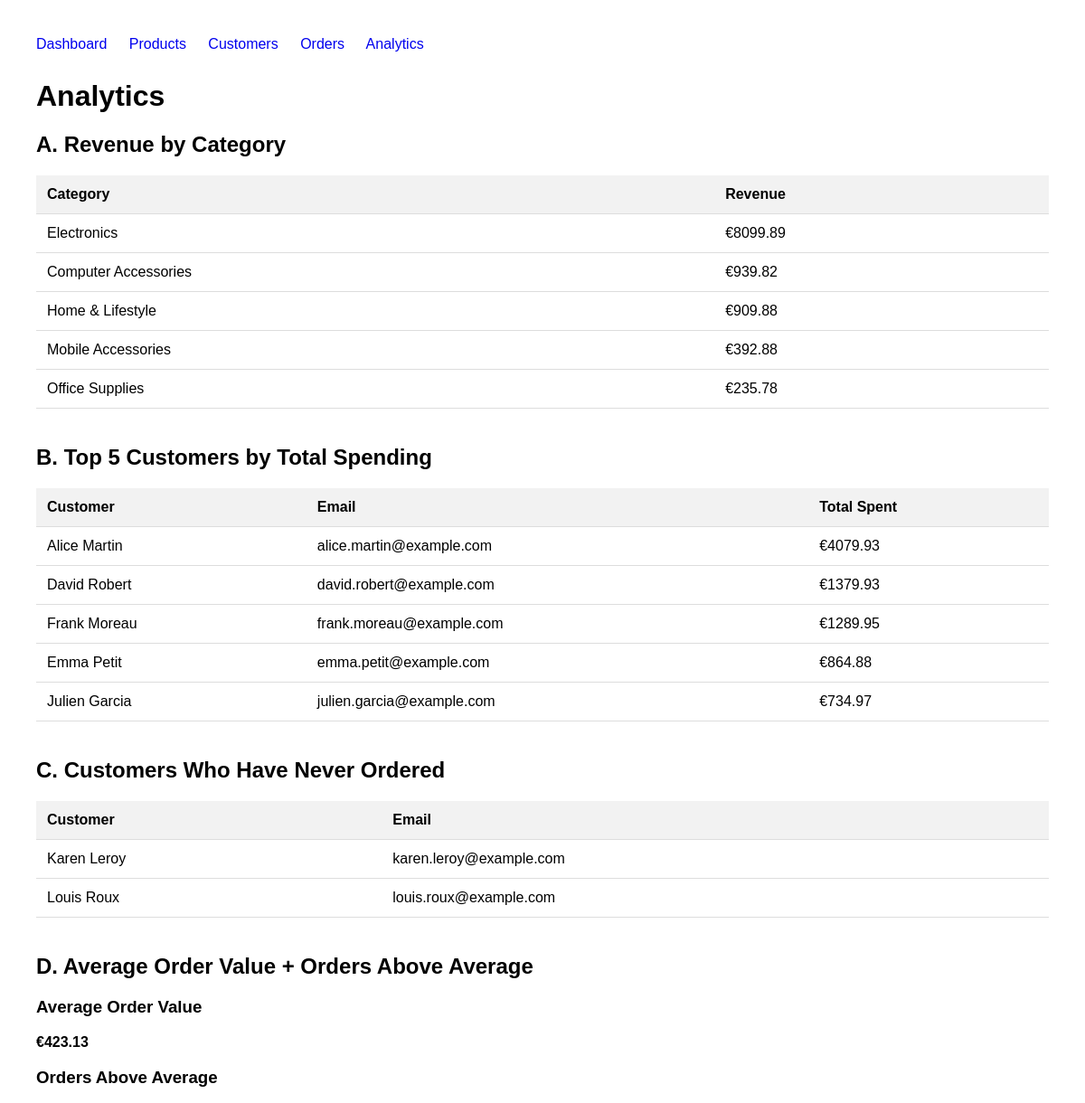
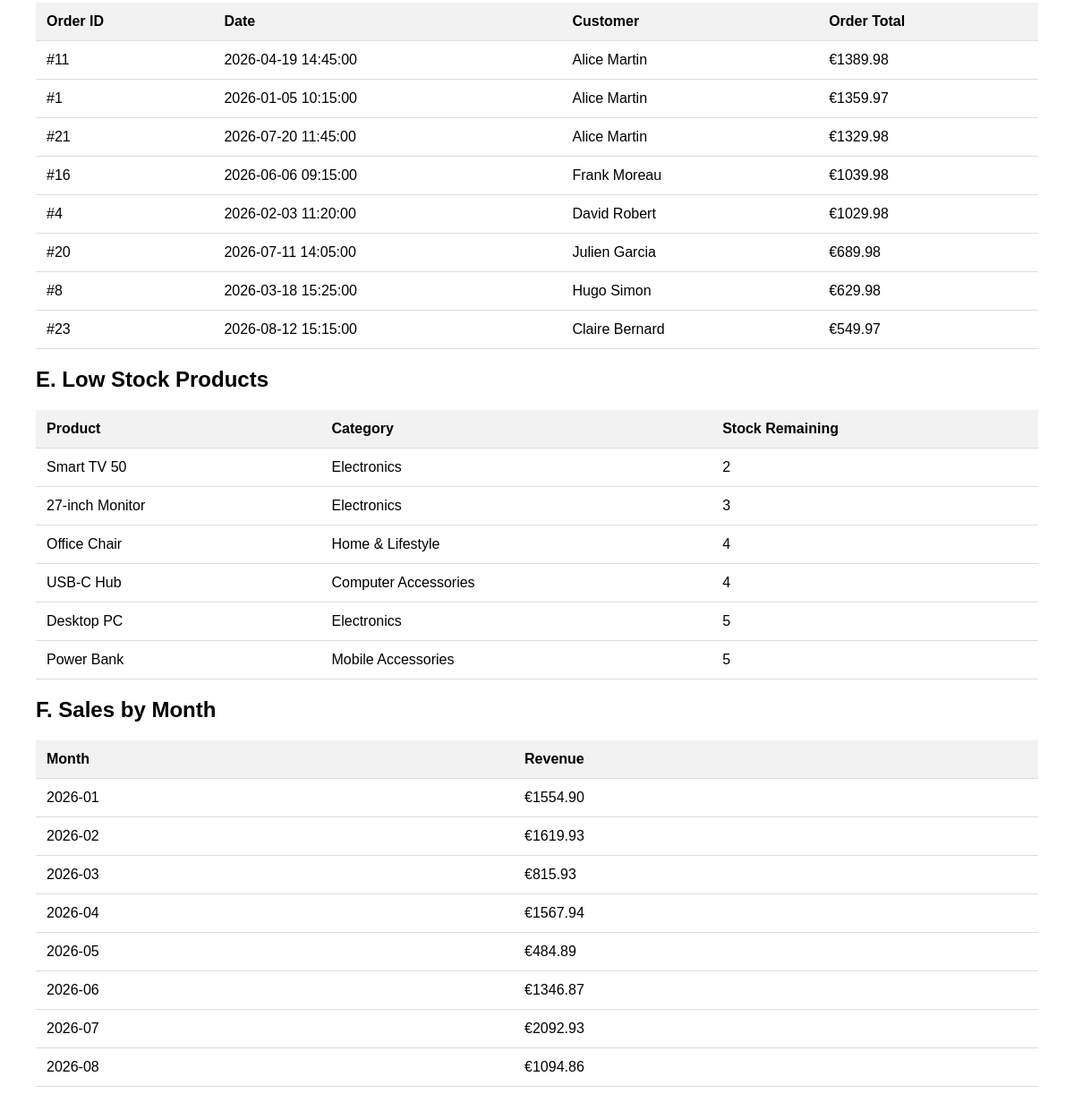
The page /analytics/ on the database its author committed (2 pictures, top to bottom).
### tables this page shows
CREATE TABLE categories (
    category_id INTEGER PRIMARY KEY AUTOINCREMENT,
    name TEXT NOT NULL UNIQUE
);

CREATE TABLE customers (
    customer_id INTEGER PRIMARY KEY AUTOINCREMENT,
    first_name TEXT NOT NULL,
    last_name TEXT NOT NULL,
    email TEXT NOT NULL UNIQUE,
    phone TEXT,
    created_at TEXT NOT NULL DEFAULT CURRENT_TIMESTAMP
);

CREATE TABLE orders (
    order_id INTEGER PRIMARY KEY AUTOINCREMENT,
    customer_id INTEGER NOT NULL,
    order_date TEXT NOT NULL DEFAULT CURRENT_TIMESTAMP,
    status TEXT NOT NULL DEFAULT 'Completed',
    FOREIGN KEY (customer_id) REFERENCES customers(customer_id)
);

CREATE TABLE products (
    product_id INTEGER PRIMARY KEY AUTOINCREMENT,
    category_id INTEGER NOT NULL,
    name TEXT NOT NULL,
    description TEXT,
    price REAL NOT NULL CHECK (price >= 0),
    stock INTEGER NOT NULL DEFAULT 0 CHECK (stock >= 0),

    FOREIGN KEY (category_id)
        REFERENCES categories(category_id)
);

### src/routes/analytics.py (the view)
@analytics_bp.route("/")
def analytics():
    connection = get_db_connection()
    revenue_by_category = connection.execute(
        """
        SELECT
            c.name AS category_name,
            COALESCE(
                SUM(oi.quantity * oi.unit_price),
                0
            ) AS revenue
        FROM categories c
        LEFT JOIN products p
            ON c.category_id = p.category_id
        LEFT JOIN order_items oi
            ON p.product_id = oi.product_id
        GROUP BY
            c.category_id,
            c.name
        ORDER BY revenue DESC
        """
    ).fetchall()
    top_customers = connection.execute(
        """
        SELECT
            c.customer_id,
            c.first_name,
            c.last_name,
            c.email,
            COALESCE(
                SUM(oi.quantity * oi.unit_price),
                0
            ) AS total_spent
        FROM customers c
        JOIN orders o
            ON c.customer_id = o.customer_id
        JOIN order_items oi
            ON o.order_id = oi.order_id
        GROUP BY
            c.customer_id,
            c.first_name,
            c.last_name,
            c.email
        ORDER BY total_spent DESC
        LIMIT 5
        """
    ).fetchall()
    customers_never_ordered = connection.execute(
        """
        SELECT
            c.customer_id,
            c.first_name,
            c.last_name,
            c.email
        FROM customers c
        WHERE NOT EXISTS (
            SELECT 1
            FROM orders o
            WHERE o.customer_id = c.customer_id
        )
        ORDER BY
            c.last_name,
            c.first_name
        """
    ).fetchall()
    average_order_value = connection.execute(
        """
        SELECT AVG(order_total) AS average_order_value
        FROM (
            SELECT
                o.order_id,
                COALESCE(SUM(oi.quantity * oi.unit_price), 0) AS order_total
            FROM orders o
            LEFT JOIN order_items oi
                ON o.order_id = oi.order_id
            GROUP BY o.order_id
        )
        """
    ).fetchone()["average_order_value"]
    orders_above_average = connection.execute(
        """
        WITH order_totals AS (
            SELECT
                o.order_id,
                o.order_date,
                c.first_name,
                c.last_name,
                COALESCE(SUM(oi.quantity * oi.unit_price), 0) AS order_total
            FROM orders o
            JOIN customers c
                ON o.customer_id = c.customer_id
            LEFT JOIN order_items oi
                ON o.order_id = oi.order_id
            GROUP BY
                o.order_id,
                o.order_date,
                c.first_name,
                c.last_name
        )
        SELECT
            order_id,
            order_date,
            first_name,
            last_name,
            order_total
        FROM order_totals
        WHERE order_total > (
            SELECT AVG(order_total)
            FROM order_totals
        )
        ORDER BY order_total DESC
        """
    ).fetchall()
    low_stock_products = connection.execute(
        """
        SELECT
            p.product_id,
            p.name,
            c.name AS category_name,
            p.stock
        FROM products p
        JOIN categories c
            ON p.category_id = c.category_id
        WHERE p.stock <= ?
        ORDER BY p.stock ASC, p.name
        """,
        (5,)
    ).fetchall()
    sales_by_month = connection.execute(
        """
        SELECT
            strftime('%Y-%m', o.order_date) AS sales_month,
            ROUND(SUM(oi.quantity * oi.unit_price), 2) AS revenue
        FROM orders o
        JOIN order_items oi
            ON o.order_id = oi.order_id
        GROUP BY sales_month
        ORDER BY sales_month
        """
    ).fetchall()
    connection.close()
    return render_template(
        "analytics.html",
        revenue_by_category=revenue_by_category,
        top_customers=top_customers,
        customers_never_ordered=customers_never_ordered,
        average_order_value=average_order_value,
        orders_above_average=orders_above_average,
        low_stock_products=low_stock_products,
        sales_by_month=sales_by_month
    )

### src/database.py (called while the page is built)
def get_db_connection():
    connection = sqlite3.connect(DATABASE_PATH)
    connection.row_factory = sqlite3.Row
    connection.execute("PRAGMA foreign_keys = ON")
    return connection

### src/templates/analytics.html (shortened to what this page needs)
<!DOCTYPE html>
<html>
<head>
</head>
<body>
    <nav>
        <a href="{{ url_for('dashboard') }}">Dashboard</a>
        <a href="{{ url_for('products.product_list') }}">Products</a>
        <a href="{{ url_for('customers.customer_list') }}">Customers</a>
        <a href="{{ url_for('orders.order_list') }}">Orders</a>
        <a href="{{ url_for('analytics.analytics') }}">Analytics</a>
    </nav>
    <h1>Analytics</h1>
    <div class="section">
        <h2>A. Revenue by Category</h2>
        <table>
            <thead>
                <tr>
                    <th>Category</th>
                    <th>Revenue</th>
                </tr>
            </thead>
            <tbody>
                {% for row in revenue_by_category %}
                <tr>
                    <td>
                        {{ row.category_name }}
                    </td>
                    <td>
                        €{{ "%.2f"|format(row.revenue) }}
                    </td>
                </tr>
                {% endfor %}
            </tbody>
        </table>
    </div>
        <div class="section">
            <h2>B. Top 5 Customers by Total Spending</h2>
            <table>
                <thead>
                    <tr>
                        <th>Customer</th>
                        <th>Email</th>
                        <th>Total Spent</th>
                    </tr>
                </thead>
                <tbody>
                    {% for customer in top_customers %}
                    <tr>
                        <td>
                            {{ customer.first_name }}
                            {{ customer.last_name }}
                        </td>
                        <td>
                            {{ customer.email }}
                        </td>
                        <td>
                            €{{ "%.2f"|format(customer.total_spent) }}
                        </td>
                    </tr>
                    {% endfor %}
                </tbody>
            </table>
        </div>
    <div class="section">
        <h2>C. Customers Who Have Never Ordered</h2>
        <table>
            <thead>
                <tr>
                    <th>Customer</th>
                    <th>Email</th>
                </tr>
            </thead>
            <tbody>
                {% for customer in customers_never_ordered %}
                <tr>
                    <td>
                        {{ customer.first_name }}
                        {{ customer.last_name }}
                    </td>
                    <td>
                        {{ customer.email }}
                    </td>
                </tr>
                {% else %}
                <tr>
                    <td colspan="2">
                        All customers have placed at least one order.
                    </td>
                </tr>
                {% endfor %}
            </tbody>
        </table>
    </div>
    <h2>D. Average Order Value + Orders Above Average</h2>
<div class="card">
    <h3>Average Order Value</h3>
    <p>
        <strong>
            €{{ "%.2f"|format(average_order_value or 0) }}
        </strong>
    </p>
</div>
<h3>Orders Above Average</h3>
<table>
    <thead>
        <tr>
            <th>Order ID</th>
            <th>Date</th>
            <th>Customer</th>
            <th>Order Total</th>
        </tr>
    </thead>
    <tbody>
        {% for order in orders_above_average %}
        <tr>
            <td>#{{ order.order_id }}</td>
            <td>{{ order.order_date }}</td>
            <td>
                {{ order.first_name }} {{ order.last_name }}
            </td>
            <td>
                €{{ "%.2f"|format(order.order_total) }}
            </td>
        </tr>
        {% else %}
        <tr>
            <td colspan="4">
                No orders are above the average order value.
            </td>
        </tr>
        {% endfor %}
    </tbody>
</table>
<h2>E. Low Stock Products</h2>
<table>
    <thead>
        <tr>
            <th>Product</th>
            <th>Category</th>
            <th>Stock Remaining</th>
        </tr>
    </thead>
    <tbody>
        {% for product in low_stock_products %}
        <tr>
            <td>{{ product.name }}</td>
            <td>{{ product.category_name }}</td>
            <td>{{ product.stock }}</td>
        </tr>
        {% else %}
        <tr>
            <td colspan="3">
                No products are currently low in stock.
            </td>
        </tr>
        {% endfor %}
    </tbody>
</table>
<h2>F. Sales by Month</h2>
<table>
    <thead>
        <tr>
            <th>Month</th>
            <th>Revenue</th>
        </tr>
    </thead>
    <tbody>
        {% for month in sales_by_month %}
        <tr>
            <td>{{ month.sales_month }}</td>
            <td>€{{ "%.2f"|format(month.revenue) }}</td>
        </tr>
        {% else %}
        <tr>
            <td colspan="2">
                No sales data available.
            </td>
        </tr>
        {% endfor %}
    </tbody>
</table>
</body>
</html>

### src/templates/analytics.html (style rules this page uses)
body { font-family: Arial, sans-serif; margin: 40px; }
nav { margin-bottom: 30px; }
nav a { margin-right: 20px; text-decoration: none; }
table { width: 100%; border-collapse: collapse; margin-top: 20px; }
th, td { padding: 12px; border-bottom: 1px solid #ddd; text-align: left; }
th { background: #f2f2f2; }
.section { margin-bottom: 40px; }

### rows shown on the page
categories: category_name "Electronics", revenue "8099.89"
categories: category_name "Computer Accessories", revenue "939.82"
categories: category_name "Home & Lifestyle", revenue "909.88"
categories: category_name "Mobile Accessories", revenue "392.88"
categories: category_name "Office Supplies", revenue "235.78"
customers: first_name "Alice", last_name "Martin", email "alice.martin@example.com", total_spent "4079.93"
customers: first_name "David", last_name "Robert", email "david.robert@example.com", total_spent "1379.93"
customers: first_name "Frank", last_name "Moreau", email "frank.moreau@example.com", total_spent "1289.95"
customers: first_name "Emma", last_name "Petit", email "emma.petit@example.com", total_spent "864.88"
customers: first_name "Julien", last_name "Garcia", email "julien.garcia@example.com", total_spent "734.97"
customers: first_name "Karen", last_name "Leroy", email "karen.leroy@example.com"
customers: first_name "Louis", last_name "Roux", email "louis.roux@example.com"
orders: order_id "11", order_date "2026-04-19 14:45:00", first_name "Alice", last_name "Martin", order_total "1389.98"
orders: order_id "1", order_date "2026-01-05 10:15:00", first_name "Alice", last_name "Martin", order_total "1359.97"
orders: order_id "21", order_date "2026-07-20 11:45:00", first_name "Alice", last_name "Martin", order_total "1329.98"
orders: order_id "16", order_date "2026-06-06 09:15:00", first_name "Frank", last_name "Moreau", order_total "1039.98"
orders: order_id "4", order_date "2026-02-03 11:20:00", first_name "David", last_name "Robert", order_total "1029.98"
orders: order_id "20", order_date "2026-07-11 14:05:00", first_name "Julien", last_name "Garcia", order_total "689.98"
orders: order_id "8", order_date "2026-03-18 15:25:00", first_name "Hugo", last_name "Simon", order_total "629.98"
orders: order_id "23", order_date "2026-08-12 15:15:00", first_name "Claire", last_name "Bernard", order_total "549.97"
products: name "Smart TV 50", category_name "Electronics", stock "2"
products: name "27-inch Monitor", category_name "Electronics", stock "3"
products: name "Office Chair", category_name "Home & Lifestyle", stock "4"
products: name "USB-C Hub", category_name "Computer Accessories", stock "4"
products: name "Desktop PC", category_name "Electronics", stock "5"
products: name "Power Bank", category_name "Mobile Accessories", stock "5"

### other values the page prints
{{ "%.2f"|format(average_order_value or 0) }} "423.13"
{{ month.sales_month }} "2026-01" "2026-02" "2026-03" "2026-04" "2026-05" "2026-06" "2026-07" "2026-08"
{{ "%.2f"|format(month.revenue) }} "1554.90" "1619.93" "815.93" "1567.94" "484.89" "1346.87" "2092.93" "1094.86"
